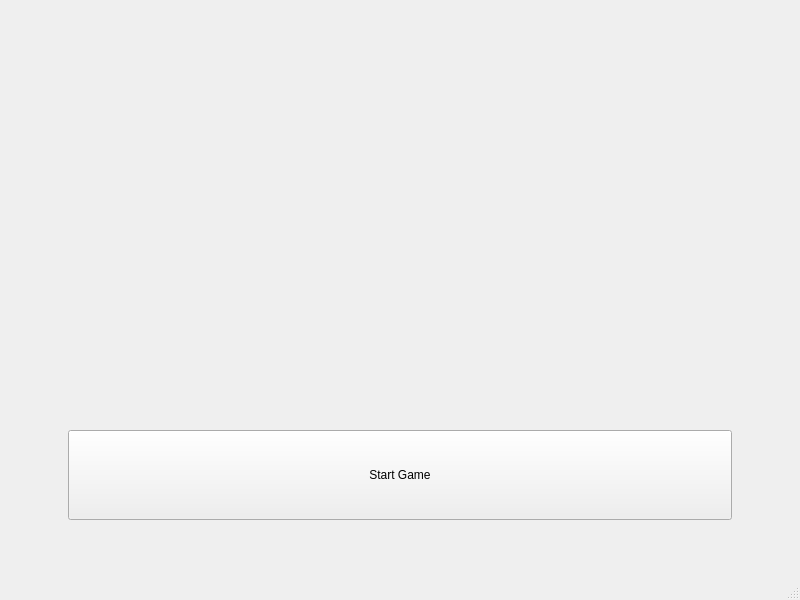
<?xml version="1.0" encoding="UTF-8"?>
<ui version="4.0">
 <class>MainWindow</class>
 <widget class="QMainWindow" name="MainWindow">
  <property name="geometry">
   <rect>
    <x>0</x>
    <y>0</y>
    <width>800</width>
    <height>600</height>
   </rect>
  </property>
  <property name="windowTitle">
   <string>MainWindow</string>
  </property>
  <widget class="QWidget" name="centralwidget">
   <layout class="QHBoxLayout" name="horizontalLayout">
    <item>
     <widget class="QStackedWidget" name="stackedWidget">
      <property name="currentIndex">
       <number>2</number>
      </property>
      <widget class="QWidget" name="page">
       <layout class="QVBoxLayout" name="verticalLayout_4">
        <item>
         <layout class="QVBoxLayout" name="verticalLayout_2" stretch="70,15,15">
          <property name="spacing">
           <number>20</number>
          </property>
          <property name="leftMargin">
           <number>50</number>
          </property>
          <property name="topMargin">
           <number>10</number>
          </property>
          <property name="rightMargin">
           <number>50</number>
          </property>
          <property name="bottomMargin">
           <number>50</number>
          </property>
          <item>
           <widget class="QLabel" name="p1logo">
            <property name="text">
             <string/>
            </property>
           </widget>
          </item>
          <item>
           <widget class="QPushButton" name="createGameButton">
            <property name="sizePolicy">
             <sizepolicy hsizetype="Preferred" vsizetype="Preferred">
              <horstretch>0</horstretch>
              <verstretch>0</verstretch>
             </sizepolicy>
            </property>
            <property name="minimumSize">
             <size>
              <width>0</width>
              <height>0</height>
             </size>
            </property>
            <property name="text">
             <string>Create Game</string>
            </property>
           </widget>
          </item>
          <item>
           <widget class="QPushButton" name="joinGameButton">
            <property name="sizePolicy">
             <sizepolicy hsizetype="Preferred" vsizetype="Preferred">
              <horstretch>0</horstretch>
              <verstretch>0</verstretch>
             </sizepolicy>
            </property>
            <property name="minimumSize">
             <size>
              <width>0</width>
              <height>0</height>
             </size>
            </property>
            <property name="text">
             <string>Join Game</string>
            </property>
           </widget>
          </item>
         </layout>
        </item>
       </layout>
      </widget>
      <widget class="QWidget" name="page_2">
       <layout class="QVBoxLayout" name="verticalLayout_5">
        <item>
         <layout class="QVBoxLayout" name="verticalLayout_3" stretch="70,15,15">
          <property name="spacing">
           <number>20</number>
          </property>
          <property name="leftMargin">
           <number>50</number>
          </property>
          <property name="topMargin">
           <number>10</number>
          </property>
          <property name="rightMargin">
           <number>50</number>
          </property>
          <property name="bottomMargin">
           <number>50</number>
          </property>
          <item>
           <widget class="QListWidget" name="lobbiesList">
            <property name="sizePolicy">
             <sizepolicy hsizetype="Preferred" vsizetype="Preferred">
              <horstretch>0</horstretch>
              <verstretch>0</verstretch>
             </sizepolicy>
            </property>
           </widget>
          </item>
          <item>
           <widget class="QPushButton" name="joinLobbyButton">
            <property name="sizePolicy">
             <sizepolicy hsizetype="Preferred" vsizetype="Preferred">
              <horstretch>0</horstretch>
              <verstretch>0</verstretch>
             </sizepolicy>
            </property>
            <property name="text">
             <string>Join</string>
            </property>
           </widget>
          </item>
          <item>
           <widget class="QPushButton" name="backButton">
            <property name="sizePolicy">
             <sizepolicy hsizetype="Preferred" vsizetype="Preferred">
              <horstretch>0</horstretch>
              <verstretch>0</verstretch>
             </sizepolicy>
            </property>
            <property name="text">
             <string>Back</string>
            </property>
           </widget>
          </item>
         </layout>
        </item>
       </layout>
      </widget>
      <widget class="QWidget" name="page_3">
       <layout class="QVBoxLayout" name="verticalLayout_6">
        <item>
         <layout class="QVBoxLayout" name="verticalLayout" stretch="70,10,20">
          <property name="spacing">
           <number>20</number>
          </property>
          <property name="sizeConstraint">
           <enum>QLayout::SizeConstraint::SetMaximumSize</enum>
          </property>
          <property name="leftMargin">
           <number>50</number>
          </property>
          <property name="topMargin">
           <number>10</number>
          </property>
          <property name="rightMargin">
           <number>50</number>
          </property>
          <property name="bottomMargin">
           <number>40</number>
          </property>
          <item>
           <widget class="QLabel" name="p3logo">
            <property name="text">
             <string/>
            </property>
            <property name="alignment">
             <set>Qt::AlignmentFlag::AlignCenter</set>
            </property>
           </widget>
          </item>
          <item>
           <widget class="QLabel" name="gameIdLabel">
            <property name="maximumSize">
             <size>
              <width>16777215</width>
              <height>50</height>
             </size>
            </property>
            <property name="text">
             <string/>
            </property>
            <property name="alignment">
             <set>Qt::AlignmentFlag::AlignCenter</set>
            </property>
           </widget>
          </item>
          <item>
           <widget class="QPushButton" name="startGameButton">
            <property name="enabled">
             <bool>true</bool>
            </property>
            <property name="sizePolicy">
             <sizepolicy hsizetype="Preferred" vsizetype="Preferred">
              <horstretch>0</horstretch>
              <verstretch>0</verstretch>
             </sizepolicy>
            </property>
            <property name="minimumSize">
             <size>
              <width>0</width>
              <height>0</height>
             </size>
            </property>
            <property name="maximumSize">
             <size>
              <width>16777215</width>
              <height>16777215</height>
             </size>
            </property>
            <property name="sizeIncrement">
             <size>
              <width>0</width>
              <height>0</height>
             </size>
            </property>
            <property name="text">
             <string>Start Game</string>
            </property>
           </widget>
          </item>
         </layout>
        </item>
       </layout>
      </widget>
      <widget class="QWidget" name="page_4">
       <layout class="QVBoxLayout" name="verticalLayout_7">
        <item>
         <layout class="QVBoxLayout" name="verticalLayout_8" stretch="50,30,10,10">
          <property name="spacing">
           <number>20</number>
          </property>
          <property name="leftMargin">
           <number>50</number>
          </property>
          <property name="topMargin">
           <number>10</number>
          </property>
          <property name="rightMargin">
           <number>50</number>
          </property>
          <property name="bottomMargin">
           <number>50</number>
          </property>
          <item>
           <widget class="QGroupBox" name="playerModeGroup">
            <property name="title">
             <string>Game Mode</string>
            </property>
            <layout class="QVBoxLayout" name="verticalLayout_9">
             <item>
              <widget class="QRadioButton" name="singlePlayerRadio">
               <property name="text">
                <string>Single Player</string>
               </property>
               <property name="checked">
                <bool>true</bool>
               </property>
              </widget>
             </item>
             <item>
              <widget class="QRadioButton" name="multiPlayerRadio">
               <property name="text">
                <string>Two Players</string>
               </property>
              </widget>
             </item>
            </layout>
           </widget>
          </item>
          <item>
           <widget class="QGroupBox" name="namesGroup">
            <property name="title">
             <string>Player Names</string>
            </property>
            <layout class="QVBoxLayout" name="verticalLayout_10">
             <item>
              <widget class="QLineEdit" name="player1NameEdit">
               <property name="placeholderText">
                <string>Player 1 name</string>
               </property>
              </widget>
             </item>
             <item>
              <widget class="QLineEdit" name="player2NameEdit">
               <property name="enabled">
                <bool>false</bool>
               </property>
               <property name="placeholderText">
                <string>Player 2 name</string>
               </property>
              </widget>
             </item>
            </layout>
           </widget>
          </item>
          <item>
           <widget class="QPushButton" name="namesConfirmButton">
            <property name="sizePolicy">
             <sizepolicy hsizetype="Preferred" vsizetype="Preferred">
              <horstretch>0</horstretch>
              <verstretch>0</verstretch>
             </sizepolicy>
            </property>
            <property name="text">
             <string>Confirm</string>
            </property>
           </widget>
          </item>
          <item>
           <widget class="QPushButton" name="namesBackButton">
            <property name="sizePolicy">
             <sizepolicy hsizetype="Preferred" vsizetype="Preferred">
              <horstretch>0</horstretch>
              <verstretch>0</verstretch>
             </sizepolicy>
            </property>
            <property name="text">
             <string>Back</string>
            </property>
           </widget>
          </item>
         </layout>
        </item>
       </layout>
      </widget>
     </widget>
    </item>
   </layout>
  </widget>
  <widget class="QMenuBar" name="menubar">
   <property name="geometry">
    <rect>
     <x>0</x>
     <y>0</y>
     <width>800</width>
     <height>23</height>
    </rect>
   </property>
  </widget>
  <widget class="QStatusBar" name="statusbar"/>
 </widget>
 <resources/>
 <connections/>
</ui>
